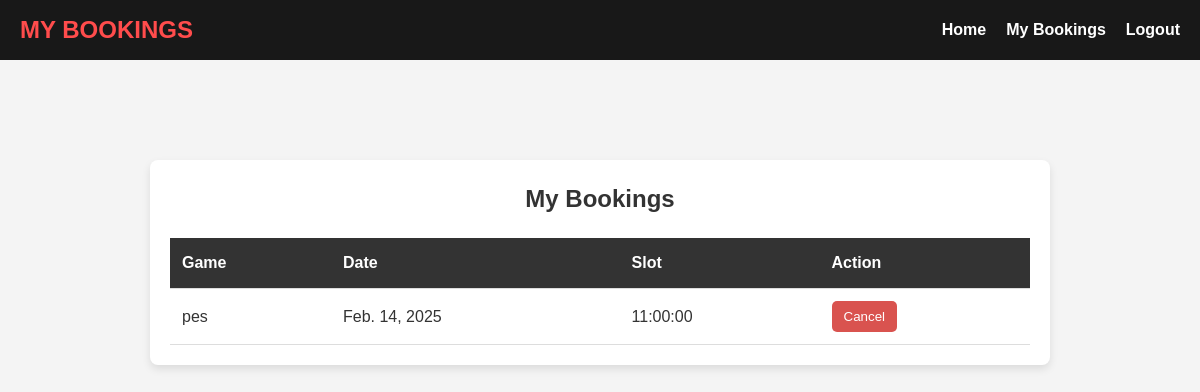
/my-bookings/ (signed in), run on an earlier commit of the app's database.
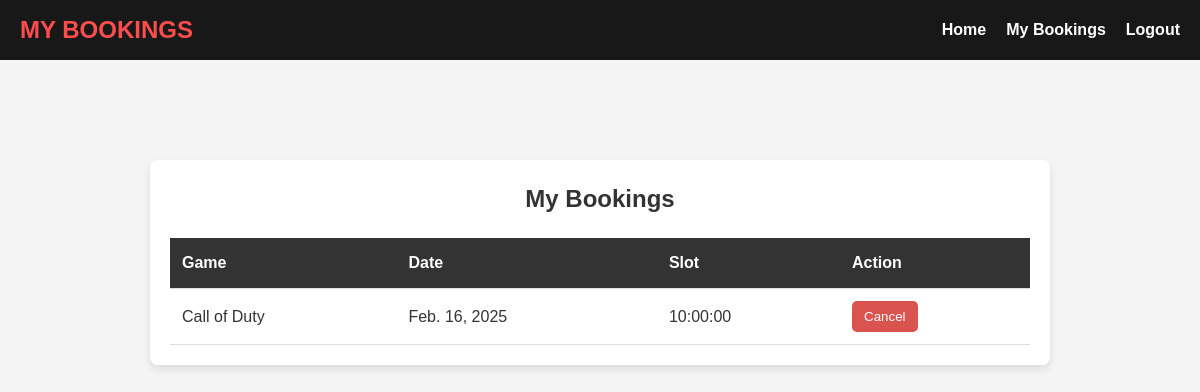
And on a later commit of the database.
### app/models.py (models this page shows, shortened)
class SlotBooking(models.Model):
    user = models.ForeignKey(User, on_delete=models.CASCADE)  # Link to user
    name = models.CharField(max_length=100)
    email = models.EmailField()
    game = models.ForeignKey(Game, on_delete=models.CASCADE)
    slot = models.ForeignKey(Slot, on_delete=models.CASCADE)
    date = models.DateField()
    booking_time = models.DateTimeField(default=now)

class Game(models.Model):
    g_id = models.CharField(max_length=20, unique=True)
    title = models.CharField(max_length=100)
    description = models.TextField()
    release_date = models.DateField()
    price = models.DecimalField(max_digits=10, decimal_places=2)
    image = models.FileField()

class Slot(models.Model):
    TIME_SLOT_CHOICES = [
        ('10:00 AM - 12:00 PM', '10:00 AM - 12:00 PM'),
        ('12:00 PM - 2:00 PM', '12:00 PM - 2:00 PM'),
        ('2:00 PM - 4:00 PM', '2:00 PM - 4:00 PM'),
        ('4:00 PM - 6:00 PM', '4:00 PM - 6:00 PM'),
        ('6:00 PM - 8:00 PM', '6:00 PM - 8:00 PM'),
    ]
    game = models.ForeignKey(Game, on_delete=models.CASCADE, related_name="slots")
    date = models.DateField()
    time_slot = models.CharField(max_length=20, choices=TIME_SLOT_CHOICES)
    reserved = models.BooleanField(default=False)
    booking_time = models.DateTimeField(null=True, blank=True)  # Track when booked
    class Meta:
        unique_together = ('game', 'date', 'time_slot')

### app/views.py (the view)
# urls.py: path('my-bookings/', views.my_bookings, name='my_bookings'),
@login_required
def my_bookings(request):
    bookings = SlotBooking.objects.filter(user=request.user)
    return render(request, 'user/my_bookings.html', {'bookings': bookings})

### templates/user/my_bookings.html (shortened to what this page needs)
<!DOCTYPE html>
<html lang="en">
<head>
</head>
<body>
<nav class="navbar">
    <a href="{% url 'user_home' %}" class="logo">My Bookings</a>
    <div class="nav-links">
        <a href="{% url 'user_home' %}">Home</a>
        <a href="{% url 'my_bookings' %}">My Bookings</a>
        <a href="{% url 'game_logout' %}"onclick="return confirmLogout()">Logout</a>
    </div>
</nav>
<div class="container">
    <h2>My Bookings</h2>
    {% if bookings %}
        <table>
            <thead>
                <tr>
                    <th>Game</th>
                    <th>Date</th>
                    <th>Slot</th>
                    <th>Action</th>
                </tr>
            </thead>
            <tbody>
                {% for booking in bookings %}
                <tr>
                    <td>{{ booking.game.title }}</td>
                    <td>{{ booking.date }}</td>
                    <td>{{ booking.slot.time_slot }}</td>
                    <td>
                        <form method="POST" action="{% url 'cancel_booking' booking.id %}">
                            <button type="submit" class="cancel-btn">Cancel</button>
                        </form>
                    </td>
                </tr>
                {% endfor %}
            </tbody>
        </table>
    {% else %}
        <p class="no-bookings">You have no bookings yet.</p>
    {% endif %}
</div>
</body>
</html>

What changed in the data, as far as the page shows it:
removed SlotBooking: game "pes", date "Feb. 14, 2025", slot.time_slot "11:00:00"
added SlotBooking: game "Call of Duty", date "Feb. 16, 2025", slot.time_slot "10:00:00"
